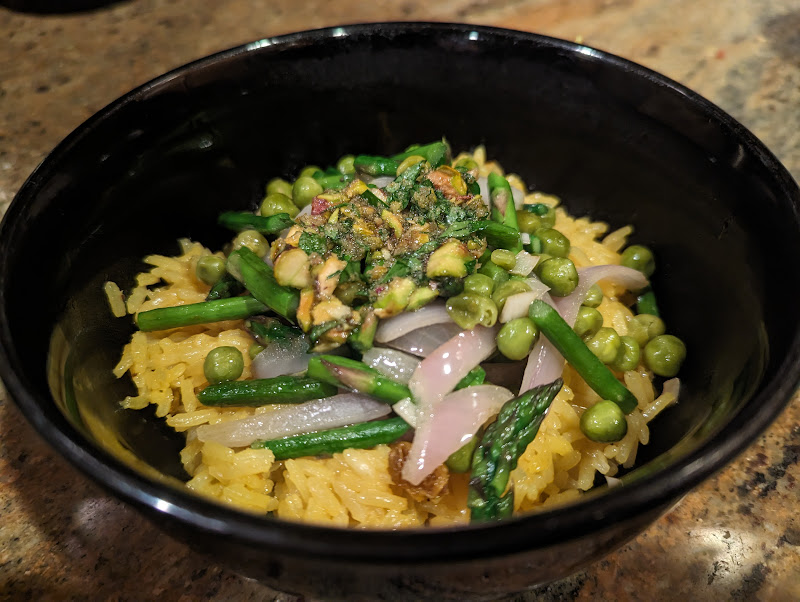
#> input picture resources/raw_images/Asparagus_and_Golden_Rice_Bowls.jpg, 800 x 602 px, found by its file name
$ python image_resize.py
#> lines starting #> are read from the running program, lines starting #| are printed output that depends on the picture
### code for image resizing

# libraries
from PIL import Image

# core functions
def check_ratio(im, desired_ratio):
    """this function checks if image is wider or taller than a desired ratio
    desired_ratio is a tuple of (goal width, goal height)"""
    width, height = im.size
    current_ratio = width / height

    goal_width_ratio, goal_height_ratio = desired_ratio
    goal_ratio = goal_width_ratio / goal_height_ratio

    if current_ratio == goal_ratio:
        return "just right"
    elif current_ratio > goal_ratio:
        return "too wide"
    elif current_ratio < goal_ratio:
        return "too tall"

def adjust_ratio(im, desired_ratio):
    """resizes image to specified ratio
    desired_ratio is tuple of (goal width, goal height)
    """
    width, height = im.size
    goal_width_ratio, goal_height_ratio = desired_ratio
    current_ratio = check_ratio(im, desired_ratio)

    if current_ratio == "just right": # no changes needed
        return im
    elif current_ratio == "too wide": # fix height and crop width to 5:4 ratio
        new_width = (height * goal_width_ratio) / goal_height_ratio
        left = (width - new_width) // 2
        right = (width + new_width) // 2
        top = 0
        bottom = height
        return im.crop((left, top, right, bottom))
    elif current_ratio == "too tall": # fix width and crop height
        new_height = (width * goal_height_ratio) // goal_width_ratio
        left = 0
        right = width
        top = (height - new_height) // 2
        bottom = (height + new_height) // 2
        return im.crop((left, top, right, bottom))

def calculate_width(desired_height, desired_ratio):
    """calculates width needed for an image with specified height to have specified ratio
    ratio is a tuple of (goal width, goal height)"""
    goal_width_ratio, goal_height_ratio = desired_ratio
    needed_width = (desired_height * goal_width_ratio ) // goal_height_ratio
    return needed_width

def calculate_height(desired_width, desired_ratio):
    """calculates height needed for an image with specified width to have specified ratio
    ratio is a tuple of (goal width, goal height)"""
    goal_width_ratio, goal_height_ratio = desired_ratio
    needed_height = (desired_width * goal_height_ratio ) // goal_width_ratio
    return needed_height

def adjust_size(im, desired_ratio, desired_width = None, desired_height = None):
    """adjusts image to desired pixels
    desired ratio is a tuple with (goal width ratio, goal height ratio)
    """
    if desired_width is None and desired_height is None:
        raise TypeError('need to specify either a desired width or a desired height')
    elif desired_width is not None and desired_height is None:
        desired_height = calculate_height(desired_width, desired_ratio)
    elif desired_height is not None and desired_width is None:
        desired_width = calculate_width(desired_height, desired_ratio)
    return im.resize((desired_width, desired_height)), desired_width, desired_height

def main(source_filename, destination_filename, desired_ratio, desired_width = None, desired_height = None):
    """full image conversion process"""
#> called with desired_ratio = (5, 4), desired_width = 250
    im = Image.open(source_filename)
#> im is the input picture: PIL image 800x602 RGB; mean R, G, B 80.4, 70.5, 40.9
    im = adjust_ratio(im = im, desired_ratio = desired_ratio)
#> in adjust_ratio, `current_ratio = check_ratio(im, desired_ratio)`: current_ratio = 'too wide'
#> in adjust_ratio, `return im.crop((left, top, right, bottom))`:
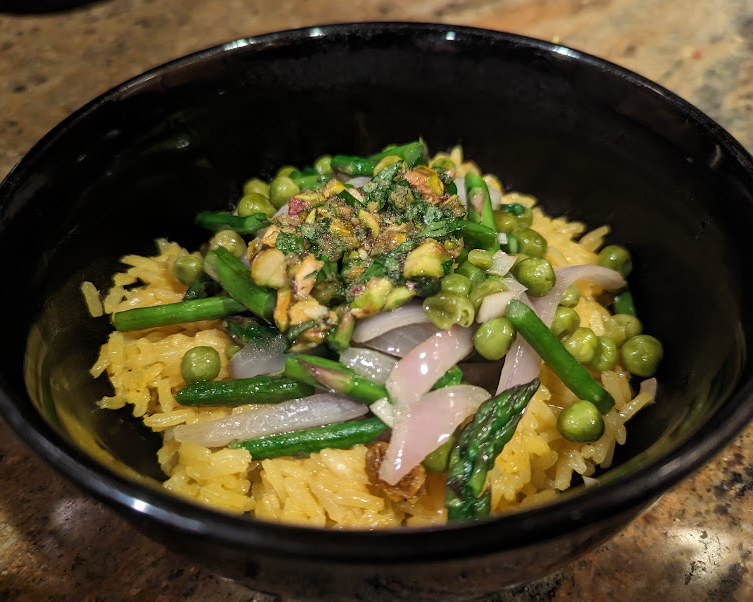
#> returned value: PIL image 753x602 RGB; mean R, G, B 80.5, 70.9, 40.7
    im.save(destination_filename)

    if desired_height is not None:
        im, desired_width, desired_height = adjust_size(im = im, desired_ratio = desired_ratio, desired_height = desired_height)
    elif desired_width is not None:
        im, desired_width, desired_height = adjust_size(im = im, desired_ratio = desired_ratio, desired_width = desired_width)
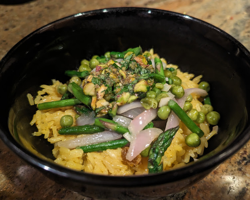
#> im: PIL image 250x200 RGB; mean R, G, B 80.5, 70.9, 40.7
#> desired_width = 250; desired_height = 200
    elif desire_height is None and desired_width is None:
        raise TypeError('need to specify either a desired width or a desired height')

    im.save(destination_filename)
    return desired_width, desired_height

# test code
if __name__ == '__main__':
    source_filename = 'resources/raw_images/Asparagus_and_Golden_Rice_Bowls.jpg'
    destination_filename = 'resources/processed_images/Asparagus_and_Golden_Rice_Bowls.jpg'
    main(source_filename, destination_filename, (5, 4), desired_width = 250)
